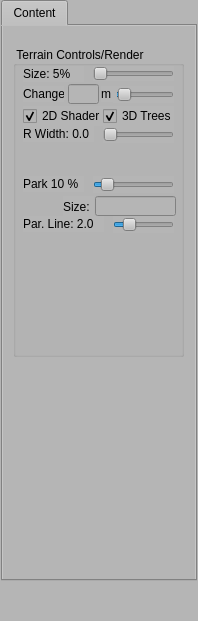
<?xml version="1.0" encoding="UTF-8"?>
<ui version="4.0">
 <class>ControlWidget</class>
 <widget class="QDockWidget" name="ControlWidget">
  <property name="geometry">
   <rect>
    <x>0</x>
    <y>0</y>
    <width>198</width>
    <height>621</height>
   </rect>
  </property>
  <property name="minimumSize">
   <size>
    <width>190</width>
    <height>240</height>
   </size>
  </property>
  <property name="styleSheet">
   <string notr="true">background-color: rgb(181, 181, 181);</string>
  </property>
  <widget class="QWidget" name="dockWidgetContents">
   <widget class="QTabWidget" name="TabWidget">
    <property name="geometry">
     <rect>
      <x>1</x>
      <y>0</y>
      <width>196</width>
      <height>581</height>
     </rect>
    </property>
    <property name="currentIndex">
     <number>2</number>
    </property>
    <widget class="QWidget" name="ContentEditionTab">
     <attribute name="title">
      <string>Content</string>
     </attribute>
     <widget class="QGroupBox" name="groupBox_6">
      <property name="geometry">
       <rect>
        <x>10</x>
        <y>20</y>
        <width>171</width>
        <height>311</height>
       </rect>
      </property>
      <property name="title">
       <string>Terrain Controls/Render</string>
      </property>
      <widget class="QLabel" name="terrainPaint_sizeLabel">
       <property name="geometry">
        <rect>
         <x>10</x>
         <y>20</y>
         <width>61</width>
         <height>16</height>
        </rect>
       </property>
       <property name="text">
        <string>Size: 5%</string>
       </property>
      </widget>
      <widget class="QLabel" name="terrainPaint_changeLabel">
       <property name="geometry">
        <rect>
         <x>10</x>
         <y>40</y>
         <width>41</width>
         <height>16</height>
        </rect>
       </property>
       <property name="text">
        <string>Change</string>
       </property>
      </widget>
      <widget class="QSlider" name="terrainPaint_sizeSlider">
       <property name="geometry">
        <rect>
         <x>80</x>
         <y>20</y>
         <width>81</width>
         <height>15</height>
        </rect>
       </property>
       <property name="maximumSize">
        <size>
         <width>16777215</width>
         <height>17</height>
        </size>
       </property>
       <property name="minimum">
        <number>1</number>
       </property>
       <property name="maximum">
        <number>1000</number>
       </property>
       <property name="value">
        <number>5</number>
       </property>
       <property name="orientation">
        <enum>Qt::Horizontal</enum>
       </property>
      </widget>
      <widget class="QSlider" name="terrainPaint_changeSlider">
       <property name="geometry">
        <rect>
         <x>100</x>
         <y>40</y>
         <width>61</width>
         <height>17</height>
        </rect>
       </property>
       <property name="maximumSize">
        <size>
         <width>16777215</width>
         <height>17</height>
        </size>
       </property>
       <property name="minimum">
        <number>1</number>
       </property>
       <property name="value">
        <number>10</number>
       </property>
       <property name="orientation">
        <enum>Qt::Horizontal</enum>
       </property>
      </widget>
      <widget class="QCheckBox" name="terrain_2DShader">
       <property name="geometry">
        <rect>
         <x>10</x>
         <y>60</y>
         <width>111</width>
         <height>20</height>
        </rect>
       </property>
       <property name="text">
        <string>2D Shader</string>
       </property>
       <property name="checked">
        <bool>true</bool>
       </property>
      </widget>
      <widget class="QSlider" name="render_2DroadsExtraWidthSlider">
       <property name="geometry">
        <rect>
         <x>90</x>
         <y>80</y>
         <width>71</width>
         <height>17</height>
        </rect>
       </property>
       <property name="maximumSize">
        <size>
         <width>16777215</width>
         <height>17</height>
        </size>
       </property>
       <property name="maximum">
        <number>100</number>
       </property>
       <property name="orientation">
        <enum>Qt::Horizontal</enum>
       </property>
      </widget>
      <widget class="QLabel" name="render_2DroadsExtraWidthLabel">
       <property name="geometry">
        <rect>
         <x>10</x>
         <y>80</y>
         <width>71</width>
         <height>16</height>
        </rect>
       </property>
       <property name="text">
        <string>R Width: 0.0</string>
       </property>
      </widget>
      <widget class="QLabel" name="render_2DparksLabel">
       <property name="geometry">
        <rect>
         <x>10</x>
         <y>130</y>
         <width>61</width>
         <height>16</height>
        </rect>
       </property>
       <property name="text">
        <string>Park 10 %</string>
       </property>
      </widget>
      <widget class="QSlider" name="render_2DparksSlider">
       <property name="geometry">
        <rect>
         <x>80</x>
         <y>130</y>
         <width>81</width>
         <height>17</height>
        </rect>
       </property>
       <property name="maximumSize">
        <size>
         <width>16777215</width>
         <height>17</height>
        </size>
       </property>
       <property name="value">
        <number>10</number>
       </property>
       <property name="orientation">
        <enum>Qt::Horizontal</enum>
       </property>
      </widget>
      <widget class="QCheckBox" name="render_3DtreesCheckBox">
       <property name="geometry">
        <rect>
         <x>90</x>
         <y>60</y>
         <width>71</width>
         <height>20</height>
        </rect>
       </property>
       <property name="text">
        <string>3D Trees</string>
       </property>
       <property name="checked">
        <bool>true</bool>
       </property>
      </widget>
      <widget class="QLabel" name="render_2DparcelLineLabel">
       <property name="geometry">
        <rect>
         <x>10</x>
         <y>170</y>
         <width>81</width>
         <height>16</height>
        </rect>
       </property>
       <property name="text">
        <string>Par. Line: 2.0</string>
       </property>
      </widget>
      <widget class="QSlider" name="render_2DparcelLineSlider">
       <property name="geometry">
        <rect>
         <x>100</x>
         <y>170</y>
         <width>61</width>
         <height>17</height>
        </rect>
       </property>
       <property name="maximumSize">
        <size>
         <width>16777215</width>
         <height>17</height>
        </size>
       </property>
       <property name="maximum">
        <number>100</number>
       </property>
       <property name="value">
        <number>20</number>
       </property>
       <property name="orientation">
        <enum>Qt::Horizontal</enum>
       </property>
      </widget>
      <widget class="QLineEdit" name="lineEditMaxBlockSizeForPark">
       <property name="geometry">
        <rect>
         <x>82</x>
         <y>150</y>
         <width>81</width>
         <height>20</height>
        </rect>
       </property>
      </widget>
      <widget class="QLabel" name="label_15">
       <property name="geometry">
        <rect>
         <x>50</x>
         <y>150</y>
         <width>31</width>
         <height>21</height>
        </rect>
       </property>
       <property name="text">
        <string>Size:</string>
       </property>
      </widget>
      <widget class="QLineEdit" name="terrainPaint_changeEdit">
       <property name="geometry">
        <rect>
         <x>55</x>
         <y>38</y>
         <width>31</width>
         <height>20</height>
        </rect>
       </property>
      </widget>
      <widget class="QLabel" name="terrainPaint_changeLabel_2">
       <property name="geometry">
        <rect>
         <x>88</x>
         <y>40</y>
         <width>16</width>
         <height>16</height>
        </rect>
       </property>
       <property name="text">
        <string>m</string>
       </property>
      </widget>
     </widget>
    </widget>
   </widget>
  </widget>
 </widget>
 <tabstops>
  <tabstop>pushButtonMerge</tabstop>
  <tabstop>pushButtonConnect2</tabstop>
  <tabstop>terrainPaint_sizeSlider</tabstop>
  <tabstop>terrainPaint_changeSlider</tabstop>
  <tabstop>terrain_2DShader</tabstop>
  <tabstop>render_3DtreesCheckBox</tabstop>
  <tabstop>render_2DroadsExtraWidthSlider</tabstop>
  <tabstop>render_2DparksSlider</tabstop>
  <tabstop>render_2DparcelLineSlider</tabstop>
 </tabstops>
 <resources/>
 <connections/>
</ui>
